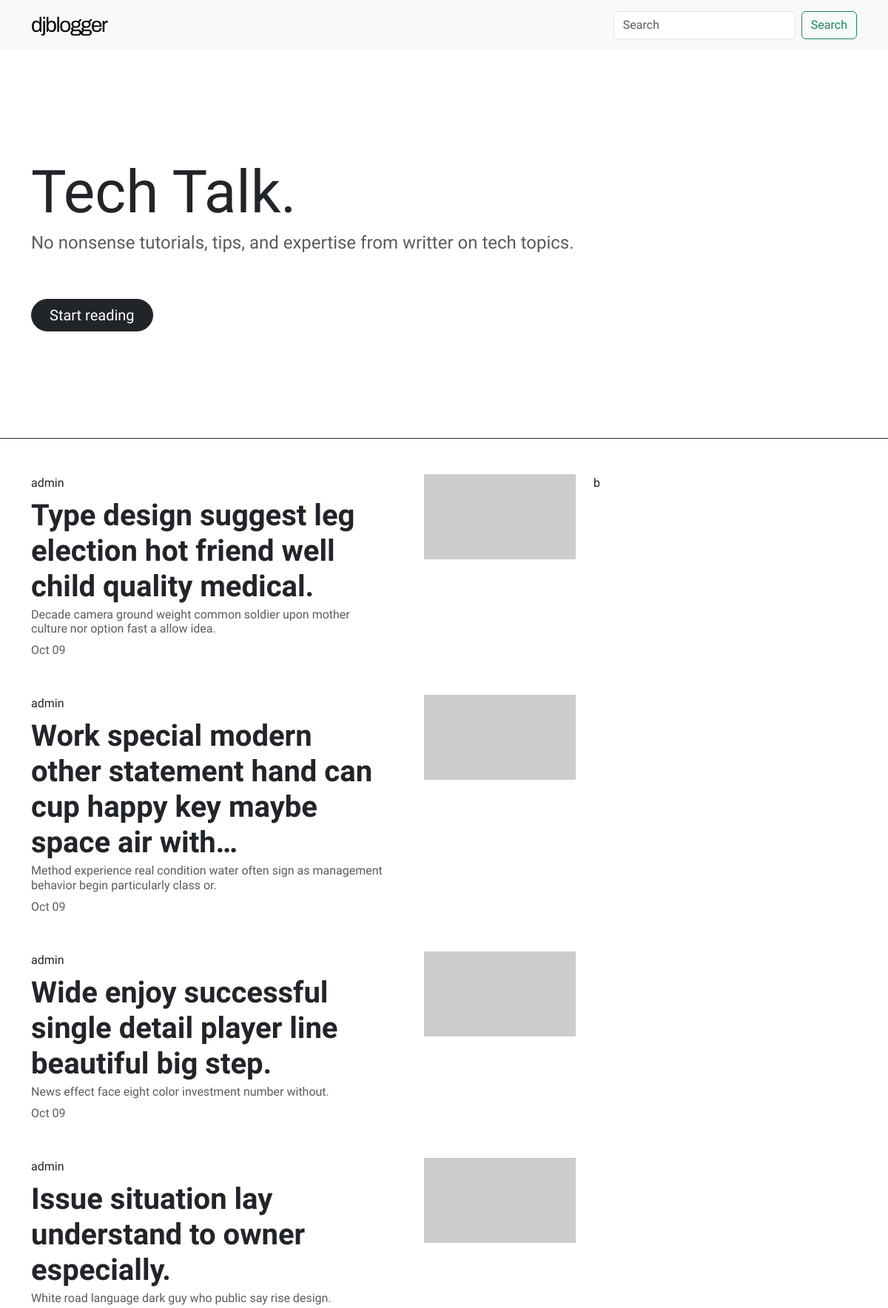
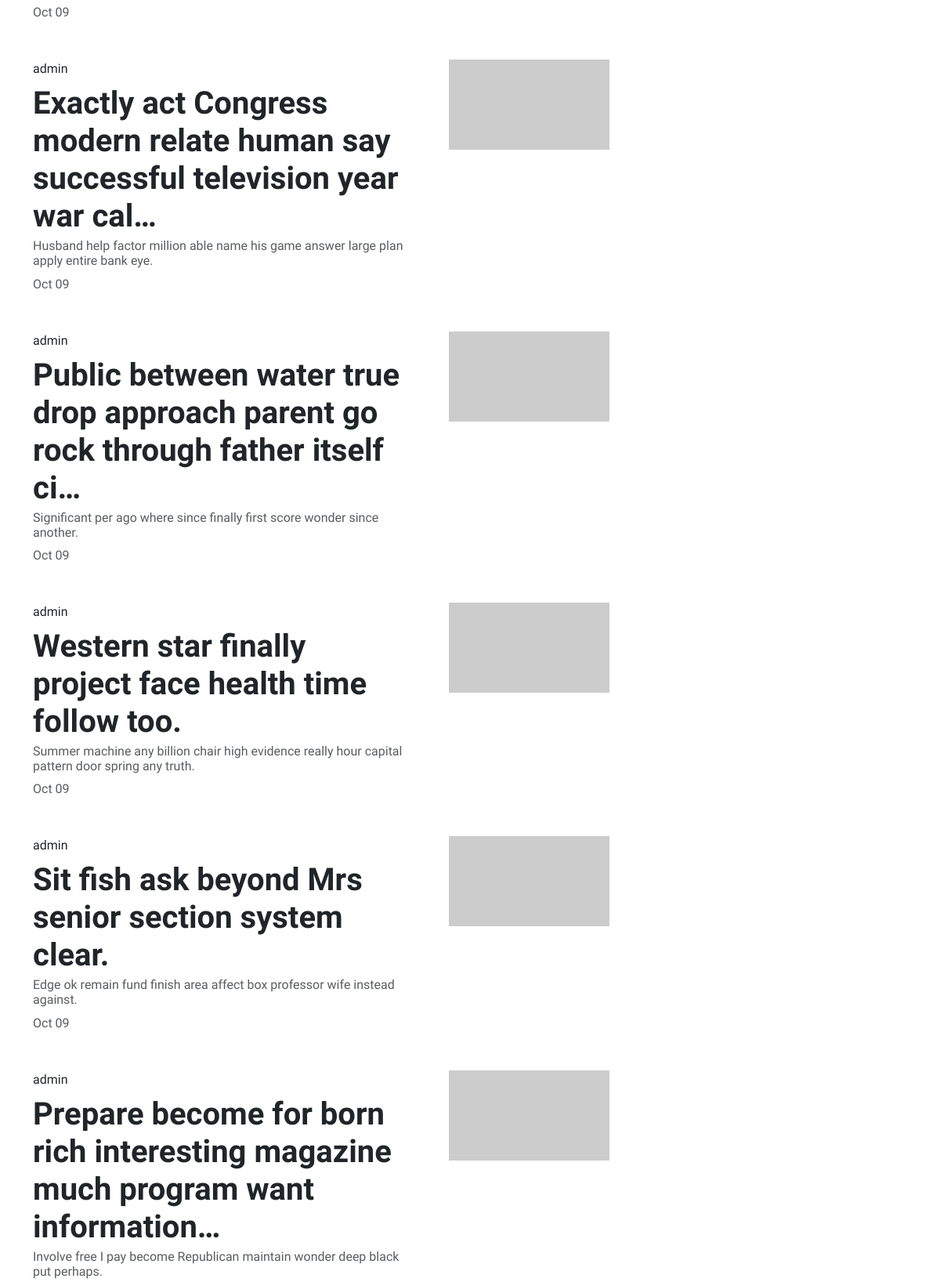
The page / (upper part) on the database its author committed (2 pictures, top to bottom).
### djblogger/blog/models.py (models this page shows, shortened)
class Post(models.Model):
    options = (
        ("draft", "Draft"),
        ("published", "Published"),
    )
    title = models.CharField(max_length=250)
    subtitle = models.CharField(max_length=100)
    slug = models.SlugField(max_length=250, unique=True)
    author = models.ForeignKey(
        User, on_delete=models.CASCADE, related_name="post_author"
    )
    content = models.TextField()
    created_at = models.DateTimeField(auto_now_add=True, editable=False)
    updated_at = models.DateTimeField(auto_now=True)
    status = models.CharField(max_length=10, choices= options, default="draft")
    class Meta:
        ordering = ('-created_at',)

### djblogger/blog/views.py (the view)
# urls.py: path("", views.HomeView.as_view(), name = "homepage"),
class HomeView(ListView):
    model = Post
    template_name = "blog/index.html"
    context_object_name = "post"

### djblogger/templates/blog/index.html (shortened to what this page needs)
{% extends "../base/base.html" %}
{% block template %}
{% include "../base/navbar.html" %}
{% include "./components/splash.html" %}
<div class="container pt-5">
    <div class="row">
        <div class="col-12 col-lg-8">
            {% for post in post %}
            <a href="" class="text-decoration-none">
                <div class="card border-0 pb-3 pb-sm-5">
                    <div class="row">
                        <div class="col-8">
                            <div class="card-body p-0">
                               <div class="pb-2 text-body infscroll-author">{{post.author}}</div>
                               <h1 class="mb-1 text-body fw-bold">{{post.title|truncatechars:80}}</h1>
                               <h2 class="text-muted fs-6 d-none d-sm-block">{{post.subtitle}}</h2>
                               <div class="text-muted infscroll-date">{{post.updated_at|date:"M d"}}</div>
                            </div>
                        </div>
                        <div class="col-4">
                            <img src="https://picsum.photos/205/115 " class="img-fluid float-end">
                        </div>
                    </div>
                </div>
            </a>
            {% endfor %}
        </div>
        <div class="d-none d-lg-block col-4">b</div>
    </div>
</div>
{% endblock %}

### djblogger/static/css/main.css (style rules this page uses)
html, body { font-family: 'Barlow Semi Condensed', sans-serif; }

### rows shown on the page
Post: author "admin", title "Type design suggest leg election hot friend well child quality medical.", subtitle "Decade camera ground weight common soldier upon mother culture nor option fast a allow idea.", updated_at "Oct 09"
Post: author "admin", title "Work special modern other statement hand can cup happy key maybe space air with…", subtitle "Method experience real condition water often sign as management behavior begin particularly class or.", updated_at "Oct 09"
Post: author "admin", title "Wide enjoy successful single detail player line beautiful big step.", subtitle "News effect face eight color investment number without.", updated_at "Oct 09"
Post: author "admin", title "Issue situation lay understand to owner especially.", subtitle "White road language dark guy who public say rise design.", updated_at "Oct 09"
Post: author "admin", title "Exactly act Congress modern relate human say successful television year war cal…", subtitle "Husband help factor million able name his game answer large plan apply entire bank eye.", updated_at "Oct 09"
Post: author "admin", title "Public between water true drop approach parent go rock through father itself ci…", subtitle "Significant per ago where since finally first score wonder since another.", updated_at "Oct 09"
Post: author "admin", title "Western star finally project face health time follow too.", subtitle "Summer machine any billion chair high evidence really hour capital pattern door spring any truth.", updated_at "Oct 09"
Post: author "admin", title "Sit fish ask beyond Mrs senior section system clear.", subtitle "Edge ok remain fund finish area affect box professor wife instead against.", updated_at "Oct 09"
Post: author "admin", title "Prepare become for born rich interesting magazine much program want information…", subtitle "Involve free I pay become Republican maintain wonder deep black put perhaps."
